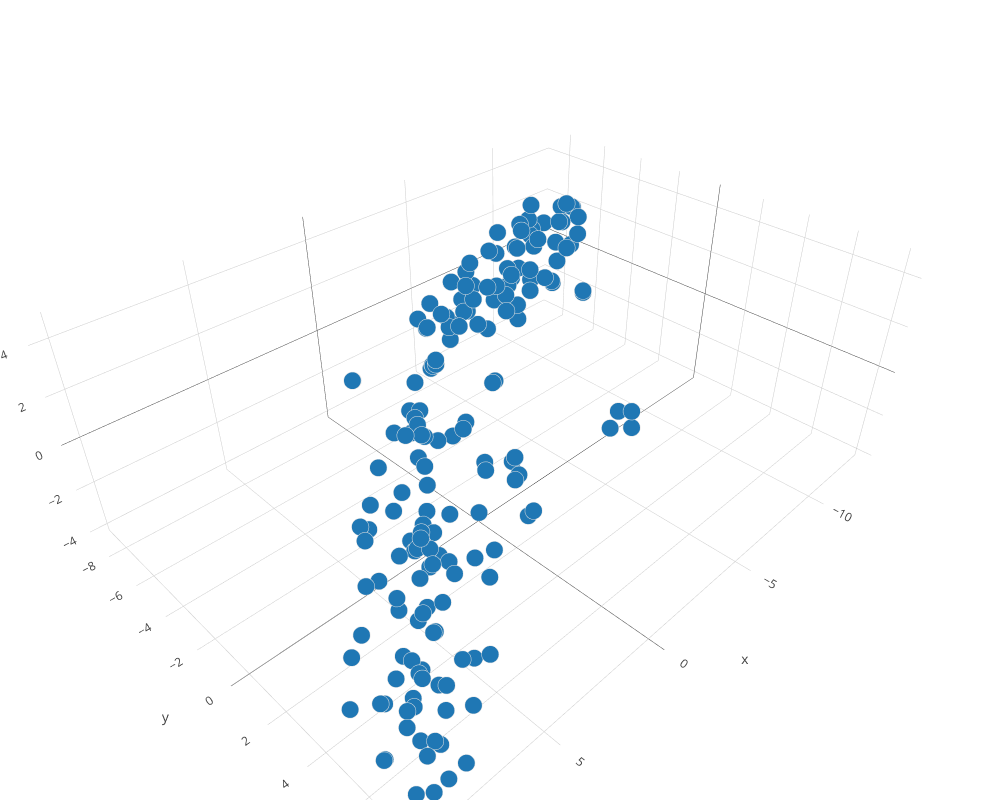

Notebook code cell kept with this figure:
### Markdown cell above
**Interaktiver 3D Plot der t-SNE Embeddings**  
* Linksklick: Rotieren
* Rechtsklick: Verschieben
* Mausrad: Zoom in/out
* Hover über Punkt: Anzeige des Dokumenten-Titels

Obwohl nur eine Stichprobengröße von 200 gewählt wurde, können lokale Ballungsgebiete, ähnlicher Dokumente gleicher Thematik, identifiziert werden (Hover über Punkt für Titelanzeige).

### Code cell
plotly_plot_tsne(tsne_embeddings_3d, labels_3d, dimension=3)

### Figure 1 — Plotly figure (JSON) as saved in the notebook; plotly's stock layout.template omitted (floating-point values rounded to 4 significant figures; data arrays with more than 128 entries replaced by an {"elided": "..."} marker saying what was removed)
{"data": [{"hoverinfo": "text", "marker": {"line": {"color": "rgb(225, 225, 225)", "width": 0.5}, "opacity": 1, "size": 6}, "mode": "markers", "text": {"elided": "200 str values"}, "type": "scatter3d", "uid": "50cf70a0-0e83-48df-a760-79f8845e12ed", "x": {"elided": "200 float values"}, "y": {"elided": "200 float values"}, "z": {"elided": "200 float values"}}], "layout": {"height": 800, "margin": {"b": 0, "l": 0, "r": 0, "t": 0}, "width": 1000, "xaxis": {"zeroline": false}, "yaxis": {"zeroline": false}}}
